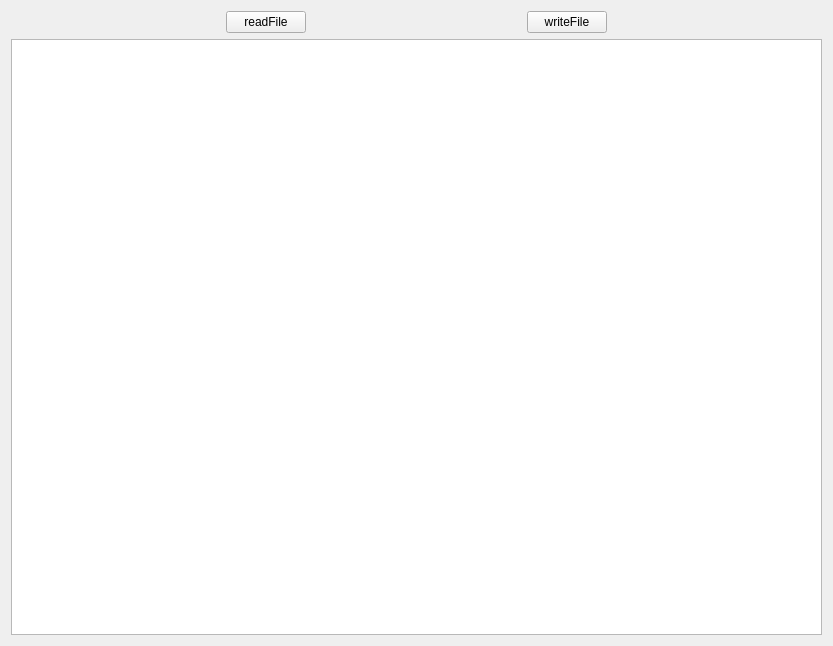
<?xml version="1.0" encoding="UTF-8"?>
<ui version="4.0">
 <class>Widget</class>
 <widget class="QWidget" name="Widget">
  <property name="geometry">
   <rect>
    <x>0</x>
    <y>0</y>
    <width>833</width>
    <height>646</height>
   </rect>
  </property>
  <property name="windowTitle">
   <string>Widget</string>
  </property>
  <layout class="QGridLayout" name="gridLayout">
   <item row="0" column="0">
    <spacer name="horizontalSpacer">
     <property name="orientation">
      <enum>Qt::Horizontal</enum>
     </property>
     <property name="sizeHint" stdset="0">
      <size>
       <width>211</width>
       <height>20</height>
      </size>
     </property>
    </spacer>
   </item>
   <item row="0" column="1">
    <widget class="QPushButton" name="readButton">
     <property name="text">
      <string>readFile</string>
     </property>
    </widget>
   </item>
   <item row="0" column="2">
    <spacer name="horizontalSpacer_2">
     <property name="orientation">
      <enum>Qt::Horizontal</enum>
     </property>
     <property name="sizeHint" stdset="0">
      <size>
       <width>210</width>
       <height>20</height>
      </size>
     </property>
    </spacer>
   </item>
   <item row="0" column="3">
    <widget class="QPushButton" name="writeButton_2">
     <property name="text">
      <string>writeFile</string>
     </property>
    </widget>
   </item>
   <item row="0" column="4">
    <spacer name="horizontalSpacer_3">
     <property name="orientation">
      <enum>Qt::Horizontal</enum>
     </property>
     <property name="sizeHint" stdset="0">
      <size>
       <width>211</width>
       <height>20</height>
      </size>
     </property>
    </spacer>
   </item>
   <item row="1" column="0" colspan="5">
    <widget class="QTextEdit" name="textEdit"/>
   </item>
  </layout>
 </widget>
 <layoutdefault spacing="6" margin="11"/>
 <resources/>
 <connections/>
</ui>
